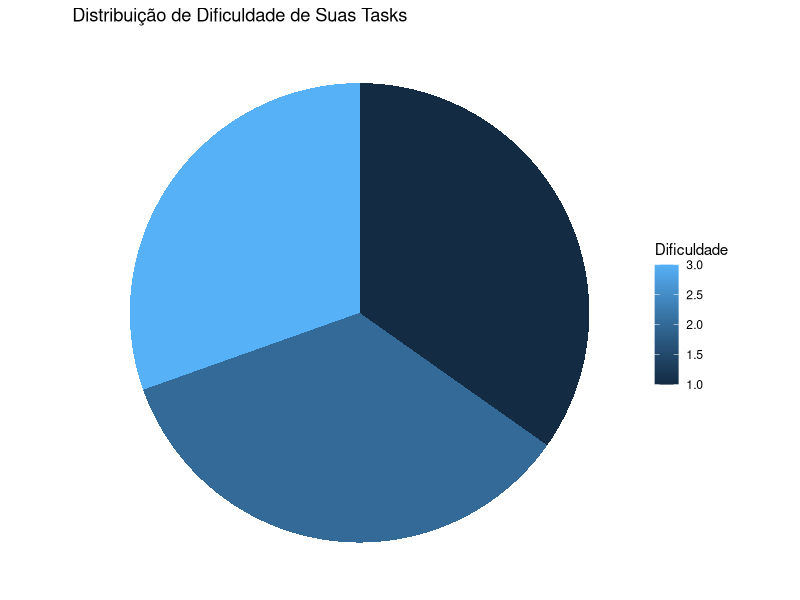

Generate this figure with R:
## ---- chunk 1
# Carregar as bibliotecas necessárias
library(tidyverse)
## ---- chunk 2

# Carregar o arquivo CSV (substitua pelo caminho correto)
data <- read.csv("exemplo.csv")

# Processar os dados para o gráfico de pizza
pizza_data <- data %>%
  group_by(Dificuldade) %>%
  summarise(Count = n()) %>%
  mutate(Percentage = Count / sum(Count) * 100)

# Criar o gráfico de pizza
ggplot(pizza_data, aes(x = "", y = Percentage, fill = Dificuldade)) +
  geom_bar(stat = "identity", width = 1) +
  coord_polar(theta = "y") +
  labs(title = "Distribuição de Dificuldade de Suas Tasks",
       fill = "Dificuldade") +
  theme_void()
